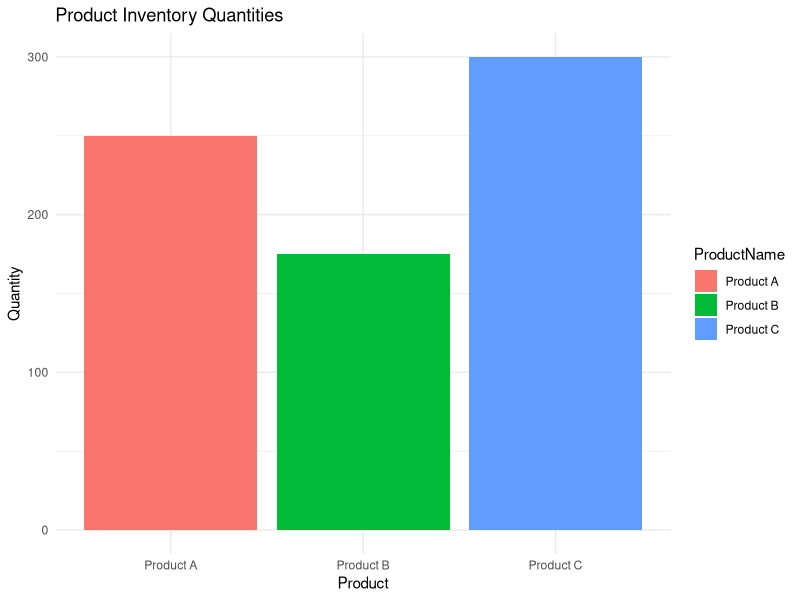

Reproduce this figure in R.
library(ggplot2)

df14_inv <- data.frame(
  ProductName = c("Product A", "Product B", "Product C"),
  Quantity = c(250, 175, 300)
)

ggplot(df14_inv, aes(x = ProductName, y = Quantity, fill = ProductName)) +
  geom_bar(stat = "identity") +
  labs(title = "Product Inventory Quantities", x = "Product", y = "Quantity") +
  theme_minimal()
